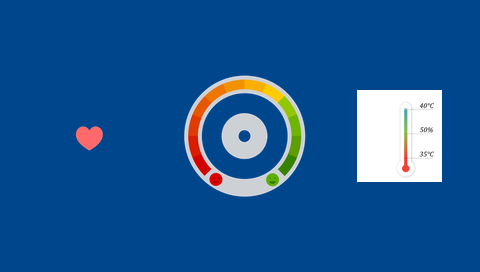
#> input picture lcd_bringup/ui_preview.png, 480 x 272 px
$ python generate_heart_animation.py
#> lines starting #> are read from the running program, lines starting #| are printed output that depends on the picture; pictures that were not available may be replaced by others from this repository, and a replacement may not be noted
from pathlib import Path
from PIL import Image, ImageDraw

ROOT = Path(__file__).resolve().parents[1]
ASSETS = ROOT.parent / "assets"

BASE_SOURCE = ROOT / "ui_preview.png"
OUT = ROOT / "Inc" / "RGB565_480x272.h"

W, H = 480, 272

# -------------------------
# BASE UI
# -------------------------

base = Image.open(BASE_SOURCE).convert("RGB")
#> base is the input picture: PIL image 480x272 RGB; mean R, G, B 27, 86.8, 146.2

# Sample the real background color
bg = base.getpixel((0, 0))
#> bg = (0, 70, 140)

# Remove the old static heart from the base image
draw = ImageDraw.Draw(base)
draw.rectangle((15, 55, 165, 215), fill=bg)

base.save(ROOT / "ui_base_preview.png")
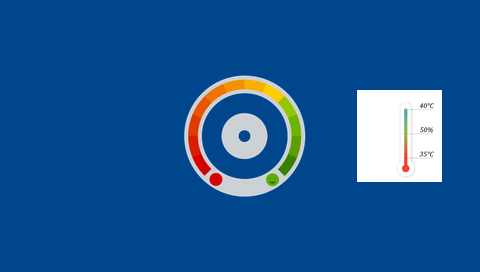
#> saved as ui_base_preview.png: PIL image 480x272 RGB; mean R, G, B 26.1, 86.7, 146.3


def rgb565(img):
    data = []

    for r, g, b in img.getdata():
        value = (
            ((r >> 3) << 11) |
            ((g >> 2) << 5) |
            (b >> 3)
        )
        data.append(value)

    return data


# -------------------------
# HEART FRAMES
# ARGB4444
# -------------------------

def argb4444(img):
    data = []

    for r, g, b, a in img.getdata():

        value = (
            ((a >> 4) << 12) |
            ((r >> 4) << 8) |
            ((g >> 4) << 4) |
            (b >> 4)
        )

        data.append(value)

    return data


heart_frames = []

for i in range(1, 9):

    heart = Image.open(
        ASSETS / "Heart" / "Animation" / f"Heart{i}.png"
    ).convert("RGBA")

    heart.thumbnail(
        (115, 115),
        Image.Resampling.LANCZOS
    )
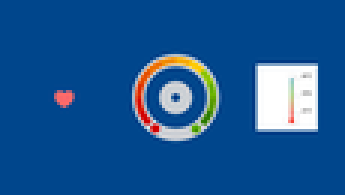
#> heart: PIL image 115x65 RGBA (shown 3 times larger); mean R, G, B, A 27.2, 86.7, 146.3, 255

    # Fully transparent layer
    tile = Image.new(
        "RGBA",
        (140, 140),
        (0, 0, 0, 0)
    )
#> tile: PIL image 140x140 RGBA; every value is 0

    x = (140 - heart.width) // 2
#> x = 12
    y = (140 - heart.height) // 2
#> y = 37

    tile.alpha_composite(heart, (x, y))
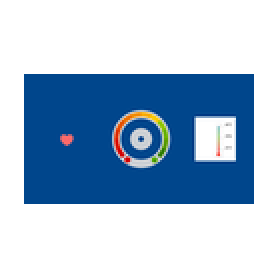
#> tile: PIL image 140x140 RGBA (shown 2 times larger); mean R, G, B, A 10.4, 33.1, 55.8, 97.3; transparent parts drawn white

    tile.save(ROOT / f"heart_frame_{i}.png")

    heart_frames.append(argb4444(tile))
#> after the loop in argb4444, `for r, g, b, a in img.getdata():`: data = 19600 values, max 65535 at index 8358, min 0 at index 0, mean 23622.3
#> pass 2 of the loop `for i in range(1, 9):`:
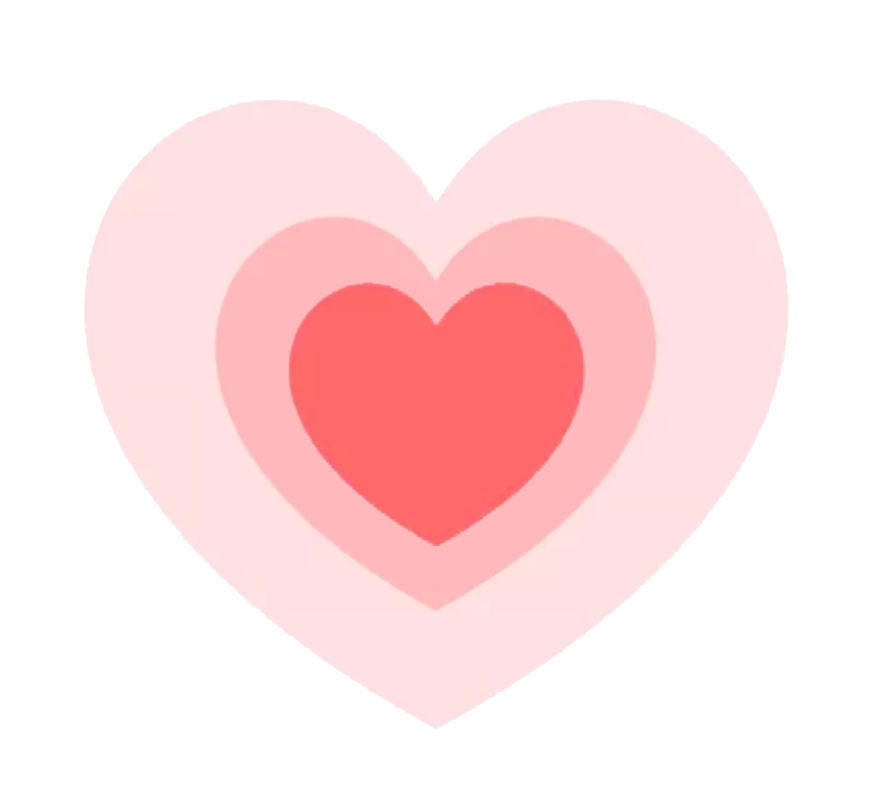
#> input picture assets/Heart/Animation/Heart2.png, 882 x 785 px
#> heart is the input picture: PIL image 882x785 RGBA; mean R, G, B, A 163.9, 136.3, 137.5, 118.1
#> `tile.alpha_composite(heart, (x, y))`:
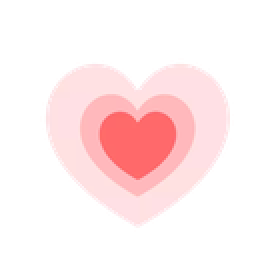
#> tile: PIL image 140x140 RGBA (shown 2 times larger); mean R, G, B, A 76.3, 59.4, 60.2, 70.7; transparent parts drawn white
#> pass 3 of the loop `for i in range(1, 9):`:
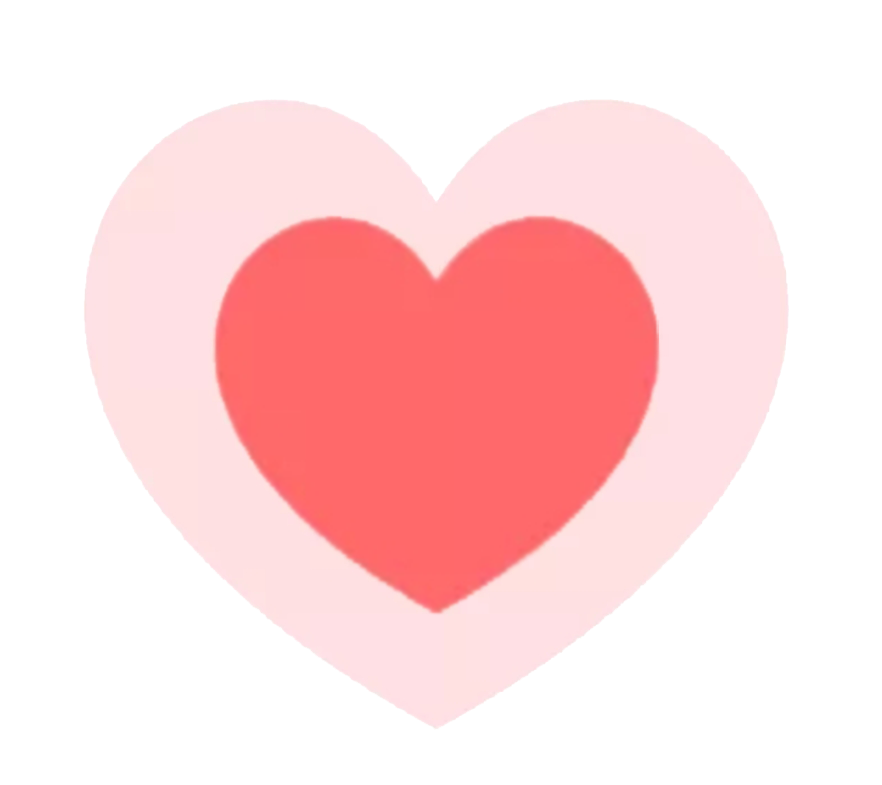
#> input picture assets/Heart/Animation/Heart3.png, 882 x 785 px
#> heart is the input picture: PIL image 882x785 RGBA; mean R, G, B, A 163.8, 127.9, 129, 118.1
#> `tile.alpha_composite(heart, (x, y))`:
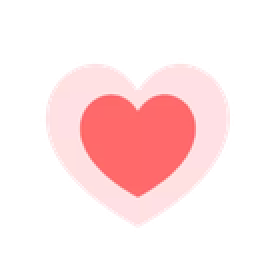
#> tile: PIL image 140x140 RGBA (shown 2 times larger); mean R, G, B, A 76.3, 54.5, 55.2, 70.7; transparent parts drawn white
#> (the run stopped early here; a loop or call above may not have finished)
